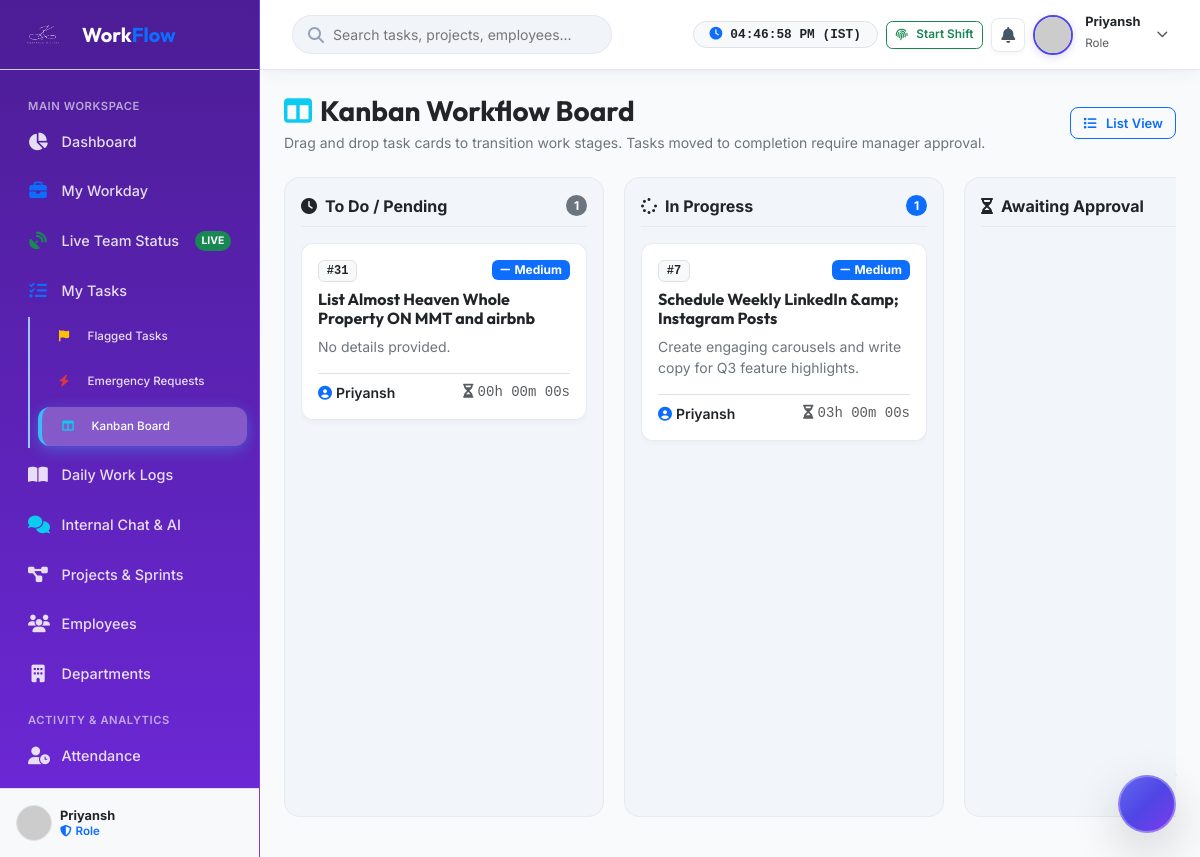
/kanban/index.php (signed in), run on the app's committed database.
### tables this page shows
CREATE TABLE `tasks` (
  `id` int(11) NOT NULL,
  `project_id` int(11) DEFAULT NULL,
  `department_id` int(11) DEFAULT NULL,
  `assigned_to_employee_id` int(11) DEFAULT NULL,
  `assigned_to` int(11) DEFAULT NULL,
  `assigned_by` int(11) DEFAULT NULL,
  `title` varchar(255) NOT NULL,
  `description` text DEFAULT NULL,
  `priority` varchar(20) NOT NULL DEFAULT 'medium',
  `status` varchar(50) NOT NULL DEFAULT 'pending',
  `rejection_reason` text DEFAULT NULL,
  `estimated_hours` decimal(6,2) DEFAULT 0.00,
  `spent_seconds` int(11) DEFAULT 0,
  `deadline` datetime DEFAULT NULL,
  `due_date` date DEFAULT NULL,
  `completed_at` datetime DEFAULT NULL,
  `submitted_for_approval_at` datetime DEFAULT NULL,
  `completion_notes` text DEFAULT NULL,
  `approved_by` int(11) DEFAULT NULL,
  `approved_at` datetime DEFAULT NULL,
  `is_archived` tinyint(1) DEFAULT 0,
  `created_at` datetime NOT NULL DEFAULT current_timestamp(),
  `updated_at` datetime NOT NULL DEFAULT current_timestamp() ON UPDATE current_timestamp()
);

CREATE TABLE `users` (
  `id` int(11) NOT NULL,
  `role_id` int(11) DEFAULT NULL,
  `department_id` int(11) DEFAULT NULL,
  `employee_code` varchar(50) DEFAULT NULL,
  `name` varchar(100) NOT NULL,
  `email` varchar(150) NOT NULL,
  `username` varchar(100) DEFAULT NULL,
  `password` varchar(255) DEFAULT NULL,
  `password_hash` varchar(255) NOT NULL,
  `phone` varchar(50) DEFAULT NULL,
  `avatar` varchar(255) DEFAULT 'default_avatar.png',
  `designation` varchar(150) DEFAULT NULL,
  `shift_timing` varchar(100) DEFAULT '09:40 AM - 06:30 PM (Fixed Office)',
  `role` varchar(20) NOT NULL DEFAULT 'STAFF',
  `status` varchar(20) NOT NULL DEFAULT 'active',
  `remember_token` varchar(100) DEFAULT NULL,
  `last_login` datetime DEFAULT NULL,
  `created_at` datetime NOT NULL DEFAULT current_timestamp(),
  `updated_at` datetime NOT NULL DEFAULT current_timestamp() ON UPDATE current_timestamp()
);

### kanban/index.php (called while the page is built, shortened)
<?php
require_once dirname(__DIR__) . '/public/index.php';

### php_app/config/app.php (called while the page is built, shortened)
<?php
function sanitize($input) {
    return htmlspecialchars(trim((string)$input), ENT_QUOTES, 'UTF-8');
}

### php_app/views/kanban.php (the view, shortened to what this page needs)
<?php
require_once __DIR__ . '/includes/header.php';
require_once __DIR__ . '/includes/sidebar.php';
$visCondition = getTaskVisibilityCondition($user, 't');
if ($visCondition['sql'] === '1=1') {
    $stmt = $db->prepare("
        SELECT t.*, u.name as assignee_name, d.code as dept_code
        FROM tasks t
        LEFT JOIN users u ON (t.assigned_to = u.id OR (t.assigned_to IS NULL AND t.assigned_to_employee_id = u.id))
        LEFT JOIN departments d ON t.department_id = d.id
        ORDER BY t.id DESC
    ");
    $stmt->execute();
} else {
    $stmt = $db->prepare("
        SELECT t.*, u.name as assignee_name, d.code as dept_code
        FROM tasks t
        LEFT JOIN users u ON (t.assigned_to = u.id OR (t.assigned_to IS NULL AND t.assigned_to_employee_id = u.id))
        LEFT JOIN departments d ON t.department_id = d.id
        WHERE {$visCondition['sql']}
        ORDER BY t.id DESC
    ");
    $stmt->execute($visCondition['params']);
}
$allTasks = $stmt->fetchAll() ?: [];
$columns = [
    'pending' => ['title' => 'To Do / Pending', 'badge' => 'bg-secondary', 'icon' => 'fas fa-clock'],
    'running' => ['title' => 'In Progress', 'badge' => 'bg-primary', 'icon' => 'fas fa-spinner fa-spin'],
    'pending_approval' => ['title' => 'Awaiting Approval', 'badge' => 'bg-warning', 'icon' => 'fas fa-hourglass-half'],
    'completed' => ['title' => 'Done', 'badge' => 'bg-success', 'icon' => 'fas fa-check-circle']
];
?>
<div class="main-wrapper">
    <?php require_once __DIR__ . '/includes/navbar.php'; ?>
    <div class="p-4">
        <div class="d-flex justify-content-between align-items-center mb-4 flex-wrap gap-2">
            <div>
                <h3 class="fw-bold text-dark mb-1"><i class="fas fa-columns text-info me-2"></i>Kanban Workflow Board</h3>
                <p class="text-secondary small mb-0">Drag and drop task cards to transition work stages. Tasks moved to completion require manager approval.</p>
            </div>
            <a href="<?= BASE_URL ?>/tasks" class="btn btn-outline-primary"><i class="fas fa-list me-1"></i>List View</a>
        </div>
        <div class="kanban-board">
            <?php foreach ($columns as $statusKey => $col):
                $colTasks = array_filter($allTasks, function($t) use ($statusKey) {
                    if ($statusKey === 'pending_approval') {
                        return in_array($t['status'], ['pending_approval', 'in_review']);
                    }
                    if ($statusKey === 'completed') {
                        return in_array($t['status'], ['completed', 'done']);
                    }
                    return $t['status'] === $statusKey;
                });
            ?>
                <div class="kanban-column">
                    <div class="kanban-header">
                        <div class="d-flex align-items-center gap-2">
                            <i class="<?= $col['icon'] ?> text-dark"></i>
                            <span class="fw-bold text-dark"><?= $col['title'] ?></span>
                        </div>
                        <span class="badge <?= $col['badge'] ?> rounded-pill"><?= count($colTasks) ?></span>
                    </div>
                    <div class="kanban-cards" data-status="<?= $statusKey ?>">
                        <?php foreach ($colTasks as $task): ?>
                            <div class="kanban-card" data-task-id="<?= $task['id'] ?>">
                                <div class="d-flex justify-content-between align-items-start mb-2">
                                    <span class="badge bg-light text-dark border font-monospace">#<?= $task['id'] ?></span>
                                    <?= getPriorityBadge($task['priority'] ?? 'medium') ?>
                                </div>
                                <h6 class="fw-bold text-dark mb-2"><?= sanitize($task['title'] ?? '') ?></h6>
                                <p class="small text-secondary mb-3 line-clamp-2"><?= sanitize(!empty($task['description']) ? $task['description'] : 'No details provided.') ?></p>
                                <div class="d-flex justify-content-between align-items-center pt-2 border-top small">
                                    <div class="d-flex align-items-center gap-1">
                                        <i class="fas fa-user-circle text-primary"></i>
                                        <span class="text-dark fw-semibold"><?= sanitize($task['assignee_name'] ?? 'Unassigned') ?></span>
                                    </div>
                                    <span class="text-muted font-monospace"><i class="fas fa-hourglass-half me-1"></i><?= formatDuration($task['spent_seconds'] ?? 0) ?></span>
                                </div>
                            </div>
                        <?php endforeach; ?>
                    </div>
                </div>
            <?php endforeach; ?>
        </div>
    </div>
</div>
<?php require_once __DIR__ . '/includes/footer.php'; ?>

### php_app/helpers/functions.php (shortened to what this page needs)
<?php
require_once __DIR__ . '/../config/app.php';
function getUserRoleCategory(?array $user): string {
    $roleName = strtolower($user['role_name'] ?? '');
    $roleId = (int)($user['role_id'] ?? 0);
    return 'employee';
}
function getVisibleEmployeeIdsForUser(?array $user = null): ?array {
    $userId = (int)($user['id'] ?? 0);
    $userName = strtolower(trim($user['name'] ?? ''));
    $category = getUserRoleCategory($user);
    return $userId > 0 ? [$userId] : [];
}
function getTaskVisibilityCondition(?array $user = null, string $tableAlias = 't'): array {
    $visibleIds = getVisibleEmployeeIdsForUser($user);
    $prefix = $tableAlias !== '' ? $tableAlias . '.' : '';
    $placeholders = implode(',', array_fill(0, count($visibleIds), '?'));
    $sql = "({$prefix}assigned_to IN ({$placeholders}) OR {$prefix}assigned_to_employee_id IN ({$placeholders}))";
    $params = array_merge($visibleIds, $visibleIds);
    return ['sql' => $sql, 'params' => $params];
}
function formatDuration($seconds = 0): string {
    $sec = max(0, (int)($seconds ?? 0));
    $hours = floor($sec / 3600);
    $minutes = floor(($sec % 3600) / 60);
    $secs = $sec % 60;
    return sprintf('%02dh %02dm %02ds', $hours, $minutes, $secs);
}
function getPriorityBadge(?string $priority): string {
    $norm = strtolower(trim((string)$priority));
    switch ($norm) {
        case 'high':
            return '<span class="badge bg-warning text-dark px-2 py-1"><i class="fas fa-exclamation-triangle me-1"></i>High</span>';
        case 'medium':
            return '<span class="badge bg-primary text-white px-2 py-1"><i class="fas fa-minus me-1"></i>Medium</span>';
    }
}

### assets/css/style.css (style rules this page uses)
:root { --bg-primary: #f8fafc; --bg-secondary: #ffffff; --bg-card: rgba(255, 255, 255, 0.92); --bg-card-hover: rgba(255, 255, 255, 0.98); --border-color: rgba(226, 232, 240, 0.85); --border-glow: rgba(79, 70, 229, 0.25); --text-primary: #0f172a; --text-secondary: #475569; --text-muted: #94a3b8; --accent-primary: #4f46e5; --accent-secondary: #7c3aed; --accent-gradient: linear-gradient(135deg, #4f46e5 0%, #7c3aed 100%); --accent-gradient-subtle: linear-gradient(135deg, rgba(79, 70, 229, 0.08) 0%, rgba(124, 58, 237, 0.08) 100%); --success-color: #10b981; --warning-color: #f59e0b; --danger-color: #ef4444; --info-color: #3b82f6; --sidebar-width: 260px; --navbar-height: 70px; --box-shadow: 0 4px 20px -2px rgba(0, 0, 0, 0.05), 0 2px 6px -1px rgba(0, 0, 0, 0.03); --box-shadow-hover: 0 20px 35px -10px rgba(79, 70, 229, 0.15), 0 4px 10px -2px rgba(0, 0, 0, 0.04); --glass-blur: blur(16px); --transition: all 0.3s cubic-bezier(0.4, 0, 0.2, 1); }
* { margin: 0; padding: 0; box-sizing: border-box; }
body { font-family: 'Inter', 'Poppins', sans-serif; background-color: var(--bg-primary); color: var(--text-primary); min-height: 100vh; overflow-x: hidden; }
h1, h2, h3, h4, h5, h6, .font-heading { font-family: 'Outfit', sans-serif; font-weight: 600; color: var(--text-primary); }
.main-wrapper { margin-left: var(--sidebar-width); width: calc(100% - var(--sidebar-width)); max-width: calc(100% - var(--sidebar-width)); min-width: 0; flex: 1 1 auto; display: flex; flex-direction: column; min-height: 100vh; box-sizing: border-box; overflow-x: hidden; transition: var(--transition); }
.kanban-board { display: flex; gap: 1.25rem; overflow-x: auto; padding-bottom: 1rem; }
.kanban-column { flex: 0 0 320px; background: rgba(241, 245, 249, 0.8); border: 1px solid var(--border-color); border-radius: 1rem; padding: 1rem; display: flex; flex-direction: column; max-height: calc(100vh - 160px); }
.kanban-header { display: flex; align-items: center; justify-content: space-between; margin-bottom: 1rem; padding-bottom: 0.5rem; border-bottom: 1px solid var(--border-color); }
.kanban-cards { flex: 1; overflow-y: auto; display: flex; flex-direction: column; gap: 0.85rem; min-height: 200px; }
.kanban-card { background: #ffffff; border: 1px solid var(--border-color); border-radius: 0.75rem; padding: 1rem; cursor: grab; box-shadow: 0 2px 6px rgba(0, 0, 0, 0.04); transition: var(--transition); }
html, body { width: 100%; overflow-x: hidden !important; position: relative; }
.btn { font-size: 0.8125rem; font-weight: 600; padding: 0.32rem 0.75rem; line-height: 1.35; border-radius: 0.5rem; min-height: 32px; display: inline-flex; align-items: center; justify-content: center; gap: 0.35rem; transition: all 0.15s ease-in-out; }

### data on the page
tasks: id "31", priority "medium" (drawn), title "List Almost Heaven Whole Property ON MMT and airbnb", description "No details provided.", users.name "Priyansh", spent_seconds "00h 00m 00s"
tasks: id "7", priority "medium" (drawn), title "Schedule Weekly LinkedIn &amp; Instagram Posts", description "Create engaging carousels and write copy for Q3 feature highlights.", users.name "Priyansh", spent_seconds "03h 00m 00s"

### other printed values
$user['name'] "Priyansh"
$user['role_title'] "Role"
$col['title'] "To Do / Pending"
count($colTasks) "1"
$col['title'] "In Progress"
$col['title'] "Awaiting Approval"
